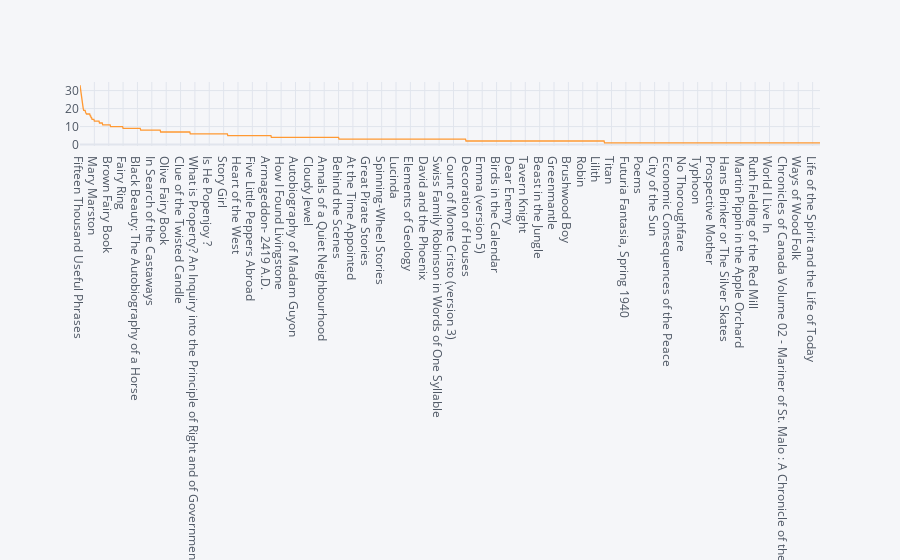

The notebook cell this image was saved under:
### Code cell
libridf[" PROJECT TITLE"].value_counts().iplot()

### Figure 1 — Plotly figure (JSON) as saved in the notebook; plotly's stock layout.template omitted (floating-point values rounded to 4 significant figures; data arrays with more than 128 entries replaced by an {"elided": "..."} marker saying what was removed)
{"data": [{"line": {"color": "rgba(255, 153, 51, 1.0)", "dash": "solid", "shape": "linear", "width": 1.3}, "mode": "lines", "name": " PROJECT TITLE", "text": "", "type": "scatter", "x": {"elided": "1598 str values"}, "y": {"elided": "1598 int values"}}], "layout": {"legend": {"bgcolor": "#F5F6F9", "font": {"color": "#4D5663"}}, "paper_bgcolor": "#F5F6F9", "plot_bgcolor": "#F5F6F9", "title": {"font": {"color": "#4D5663"}}, "xaxis": {"gridcolor": "#E1E5ED", "showgrid": true, "tickfont": {"color": "#4D5663"}, "title": {"font": {"color": "#4D5663"}, "text": ""}, "zerolinecolor": "#E1E5ED", "type": "category", "range": [0, 1597], "autorange": true}, "yaxis": {"gridcolor": "#E1E5ED", "showgrid": true, "tickfont": {"color": "#4D5663"}, "title": {"font": {"color": "#4D5663"}, "text": ""}, "zerolinecolor": "#E1E5ED", "type": "linear", "range": [-0.7778, 34.78], "autorange": true}, "autosize": true}}
